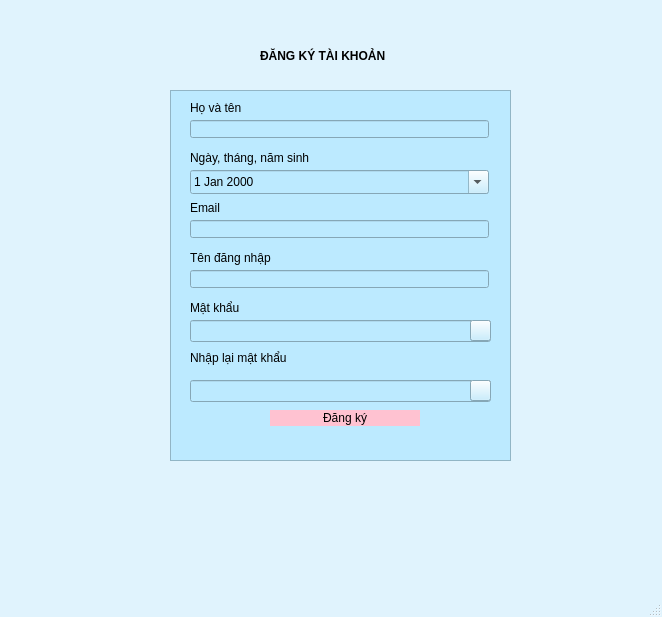
<?xml version="1.0" encoding="UTF-8"?>
<ui version="4.0">
 <class>MainWindow</class>
 <widget class="QMainWindow" name="MainWindow">
  <property name="geometry">
   <rect>
    <x>0</x>
    <y>0</y>
    <width>662</width>
    <height>617</height>
   </rect>
  </property>
  <property name="maximumSize">
   <size>
    <width>16777215</width>
    <height>16777215</height>
   </size>
  </property>
  <property name="windowTitle">
   <string>Đăng nhập</string>
  </property>
  <property name="styleSheet">
   <string notr="true">QMainWindow#MainWindow{
	background-color: rgb(224, 243, 253);
	color: black
}</string>
  </property>
  <widget class="QWidget" name="centralwidget">
   <widget class="QFrame" name="frame">
    <property name="geometry">
     <rect>
      <x>170</x>
      <y>90</y>
      <width>341</width>
      <height>371</height>
     </rect>
    </property>
    <property name="styleSheet">
     <string notr="true">background-color: rgb(188, 234, 255);</string>
    </property>
    <property name="frameShape">
     <enum>QFrame::StyledPanel</enum>
    </property>
    <property name="frameShadow">
     <enum>QFrame::Raised</enum>
    </property>
    <widget class="QLabel" name="label">
     <property name="geometry">
      <rect>
       <x>20</x>
       <y>10</y>
       <width>299</width>
       <height>16</height>
      </rect>
     </property>
     <property name="text">
      <string>Họ và tên</string>
     </property>
    </widget>
    <widget class="QLineEdit" name="txtTen">
     <property name="enabled">
      <bool>true</bool>
     </property>
     <property name="geometry">
      <rect>
       <x>20</x>
       <y>30</y>
       <width>299</width>
       <height>18</height>
      </rect>
     </property>
     <property name="maximumSize">
      <size>
       <width>450</width>
       <height>100</height>
      </size>
     </property>
     <property name="styleSheet">
      <string notr="true">QLineEdit#txtTen {
	border-radius: 15px
	background-color: E9F8FF
}</string>
     </property>
     <property name="text">
      <string/>
     </property>
    </widget>
    <widget class="QLabel" name="label_2">
     <property name="geometry">
      <rect>
       <x>20</x>
       <y>60</y>
       <width>299</width>
       <height>16</height>
      </rect>
     </property>
     <property name="text">
      <string>Ngày, tháng, năm sinh</string>
     </property>
    </widget>
    <widget class="QDateEdit" name="txtNgaySinh">
     <property name="geometry">
      <rect>
       <x>20</x>
       <y>80</y>
       <width>299</width>
       <height>24</height>
      </rect>
     </property>
     <property name="baseSize">
      <size>
       <width>450</width>
       <height>100</height>
      </size>
     </property>
     <property name="styleSheet">
      <string notr="true">QDateEdit#txtNgaySinh {
border- radius: 15px
}</string>
     </property>
     <property name="calendarPopup">
      <bool>true</bool>
     </property>
    </widget>
    <widget class="QLabel" name="label_3">
     <property name="geometry">
      <rect>
       <x>20</x>
       <y>110</y>
       <width>299</width>
       <height>16</height>
      </rect>
     </property>
     <property name="text">
      <string>Email</string>
     </property>
    </widget>
    <widget class="QLineEdit" name="txtEmail">
     <property name="geometry">
      <rect>
       <x>20</x>
       <y>130</y>
       <width>299</width>
       <height>18</height>
      </rect>
     </property>
     <property name="maximumSize">
      <size>
       <width>450</width>
       <height>100</height>
      </size>
     </property>
     <property name="styleSheet">
      <string notr="true">QLineEdit#txtEmail {
	border-radius: 15px
	background-color: E9F8FF
}</string>
     </property>
    </widget>
    <widget class="QLabel" name="label_4">
     <property name="geometry">
      <rect>
       <x>20</x>
       <y>160</y>
       <width>299</width>
       <height>16</height>
      </rect>
     </property>
     <property name="text">
      <string>Tên đăng nhập</string>
     </property>
    </widget>
    <widget class="QLineEdit" name="txtTenDangNhap">
     <property name="geometry">
      <rect>
       <x>20</x>
       <y>180</y>
       <width>299</width>
       <height>18</height>
      </rect>
     </property>
     <property name="maximumSize">
      <size>
       <width>450</width>
       <height>100</height>
      </size>
     </property>
     <property name="styleSheet">
      <string notr="true">QLineEdit#txtTenDangNhap {
	border-radius: 15px
	background-color: E9F8FF
}</string>
     </property>
    </widget>
    <widget class="QLabel" name="label_5">
     <property name="geometry">
      <rect>
       <x>20</x>
       <y>210</y>
       <width>299</width>
       <height>16</height>
      </rect>
     </property>
     <property name="text">
      <string>Mật khẩu </string>
     </property>
    </widget>
    <widget class="QLineEdit" name="txtMatKhau">
     <property name="geometry">
      <rect>
       <x>20</x>
       <y>230</y>
       <width>301</width>
       <height>22</height>
      </rect>
     </property>
     <property name="maximumSize">
      <size>
       <width>450</width>
       <height>100</height>
      </size>
     </property>
     <property name="styleSheet">
      <string notr="true">QLineEdit#txtMatKhau {
	border-radius: 15px
	background-color: E9F8FF
}</string>
     </property>
     <property name="echoMode">
      <enum>QLineEdit::Password</enum>
     </property>
    </widget>
    <widget class="QLabel" name="label_6">
     <property name="geometry">
      <rect>
       <x>20</x>
       <y>260</y>
       <width>299</width>
       <height>16</height>
      </rect>
     </property>
     <property name="text">
      <string>Nhập lại mật khẩu </string>
     </property>
    </widget>
    <widget class="QLineEdit" name="txtNhapLaiMatKhau">
     <property name="geometry">
      <rect>
       <x>20</x>
       <y>290</y>
       <width>301</width>
       <height>22</height>
      </rect>
     </property>
     <property name="maximumSize">
      <size>
       <width>450</width>
       <height>100</height>
      </size>
     </property>
     <property name="styleSheet">
      <string notr="true">QLineEdit{
	border-radius: 15px
	background-color: E9F8FF
}</string>
     </property>
     <property name="echoMode">
      <enum>QLineEdit::Password</enum>
     </property>
    </widget>
    <widget class="QPushButton" name="btnDangKy">
     <property name="geometry">
      <rect>
       <x>100</x>
       <y>320</y>
       <width>150</width>
       <height>16</height>
      </rect>
     </property>
     <property name="sizePolicy">
      <sizepolicy hsizetype="Fixed" vsizetype="Fixed">
       <horstretch>0</horstretch>
       <verstretch>0</verstretch>
      </sizepolicy>
     </property>
     <property name="minimumSize">
      <size>
       <width>0</width>
       <height>0</height>
      </size>
     </property>
     <property name="maximumSize">
      <size>
       <width>150</width>
       <height>45</height>
      </size>
     </property>
     <property name="styleSheet">
      <string notr="true">QPushButton#btnDangKy {
	background-color: rgb(255, 194, 209);
	color: black;
	border-radius: 15px
}</string>
     </property>
     <property name="text">
      <string>Đăng ký</string>
     </property>
     <property name="checkable">
      <bool>false</bool>
     </property>
    </widget>
    <widget class="QPushButton" name="btnAnMatKhau">
     <property name="geometry">
      <rect>
       <x>300</x>
       <y>230</y>
       <width>21</width>
       <height>21</height>
      </rect>
     </property>
     <property name="text">
      <string/>
     </property>
     <property name="icon">
      <iconset>
       <normaloff>../visible.png</normaloff>../visible.png</iconset>
     </property>
    </widget>
    <widget class="QPushButton" name="btnAnMatKhau_2">
     <property name="geometry">
      <rect>
       <x>300</x>
       <y>290</y>
       <width>21</width>
       <height>21</height>
      </rect>
     </property>
     <property name="text">
      <string/>
     </property>
     <property name="icon">
      <iconset>
       <normaloff>../visible.png</normaloff>../visible.png</iconset>
     </property>
    </widget>
    <widget class="QPushButton" name="btnAnMatKhau_3">
     <property name="geometry">
      <rect>
       <x>300</x>
       <y>290</y>
       <width>21</width>
       <height>21</height>
      </rect>
     </property>
     <property name="text">
      <string/>
     </property>
     <property name="icon">
      <iconset>
       <normaloff>../visible.png</normaloff>../visible.png</iconset>
     </property>
    </widget>
    <widget class="QPushButton" name="btnAnMatKhau_4">
     <property name="geometry">
      <rect>
       <x>300</x>
       <y>290</y>
       <width>21</width>
       <height>21</height>
      </rect>
     </property>
     <property name="text">
      <string/>
     </property>
     <property name="icon">
      <iconset>
       <normaloff>../visible.png</normaloff>../visible.png</iconset>
     </property>
    </widget>
    <widget class="QPushButton" name="btnHienMatKhau">
     <property name="geometry">
      <rect>
       <x>300</x>
       <y>230</y>
       <width>21</width>
       <height>21</height>
      </rect>
     </property>
     <property name="text">
      <string/>
     </property>
     <property name="icon">
      <iconset>
       <normaloff>../ic_hidden.png</normaloff>../ic_hidden.png</iconset>
     </property>
    </widget>
    <widget class="QPushButton" name="btnHienMatKhau_2">
     <property name="geometry">
      <rect>
       <x>300</x>
       <y>290</y>
       <width>21</width>
       <height>21</height>
      </rect>
     </property>
     <property name="text">
      <string/>
     </property>
     <property name="icon">
      <iconset>
       <normaloff>../ic_hidden.png</normaloff>../ic_hidden.png</iconset>
     </property>
    </widget>
    <zorder>btnAnMatKhau_3</zorder>
    <zorder>btnAnMatKhau_2</zorder>
    <zorder>txtTen</zorder>
    <zorder>label_2</zorder>
    <zorder>txtNgaySinh</zorder>
    <zorder>label_3</zorder>
    <zorder>txtEmail</zorder>
    <zorder>label_4</zorder>
    <zorder>txtTenDangNhap</zorder>
    <zorder>label_5</zorder>
    <zorder>txtMatKhau</zorder>
    <zorder>label_6</zorder>
    <zorder>txtNhapLaiMatKhau</zorder>
    <zorder>btnDangKy</zorder>
    <zorder>btnAnMatKhau</zorder>
    <zorder>btnAnMatKhau_4</zorder>
    <zorder>label</zorder>
    <zorder>btnHienMatKhau</zorder>
    <zorder>btnHienMatKhau_2</zorder>
   </widget>
   <widget class="QLabel" name="label_7">
    <property name="geometry">
     <rect>
      <x>260</x>
      <y>30</y>
      <width>461</width>
      <height>51</height>
     </rect>
    </property>
    <property name="font">
     <font>
      <weight>75</weight>
      <bold>true</bold>
     </font>
    </property>
    <property name="styleSheet">
     <string notr="true"/>
    </property>
    <property name="text">
     <string>ĐĂNG KÝ TÀI KHOẢN</string>
    </property>
   </widget>
  </widget>
  <widget class="QMenuBar" name="menubar">
   <property name="geometry">
    <rect>
     <x>0</x>
     <y>0</y>
     <width>662</width>
     <height>24</height>
    </rect>
   </property>
  </widget>
  <widget class="QStatusBar" name="statusbar"/>
 </widget>
 <resources/>
 <connections/>
</ui>
